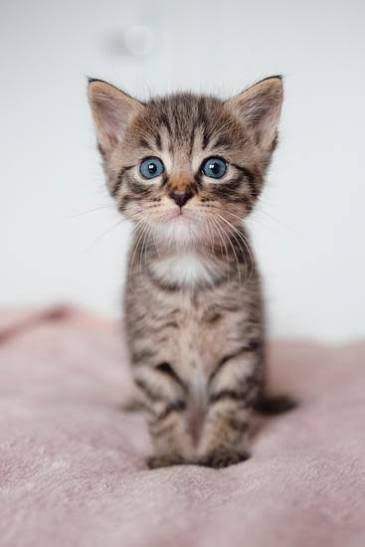
#> input picture proj/fused_cfu_with_mobilenetv2/inputs/cat.jpg, 365 x 547 px
$ python image_to_header.py ../inputs/cat.jpg ../inputs/cat.jpg
#> lines starting #> are read from the running program, lines starting #| are printed output that depends on the picture; long printed decimals are rounded
#!/usr/bin/env python3

import sys
import hashlib
from pathlib import Path
from PIL import Image

WIDTH = 224
HEIGHT = 224


def fnv1a(data):
    hash_value = 2166136261

    for value in data:
        hash_value ^= value
        hash_value = (hash_value * 16777619) & 0xFFFFFFFF

    return hash_value


def image_to_header(input_file, output_file):

#> called with input_file = '../inputs/cat.jpg', output_file = '../inputs/cat.jpg'
    print("========================================")
    print(" MobileNetV2 Image Preprocessing")
    print("========================================")

    print("Input image :", input_file)
    print("Output file :", output_file)
    print("Resize      :", f"{WIDTH}x{HEIGHT}")
    print("Format      : RGB")
    print("Interpolation: BILINEAR")

    # --------------------------------------------------
    # Load image
    # --------------------------------------------------

    image = Image.open(input_file)
#> image is the input picture: PIL image 365x547 RGB; mean R, G, B 188.5, 177.9, 177.5

    print("Original size:", image.size)
#| Original size: (365, 547)
    print("Original mode:", image.mode)
#| Original mode: RGB

    # --------------------------------------------------
    # Convert to RGB
    # --------------------------------------------------

    image = image.convert("RGB")

    # --------------------------------------------------
    # Resize to MobileNetV2 input size
    # --------------------------------------------------

    image = image.resize(
        (WIDTH, HEIGHT),
        Image.Resampling.BILINEAR
    )
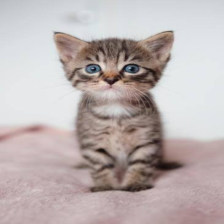
#> image: PIL image 224x224 RGB; mean R, G, B 188.5, 177.9, 177.5

    # --------------------------------------------------
    # Extract RGB bytes
    # --------------------------------------------------

    pixels = list(image.getdata())
#> pixels = 50176 items

    rgb_data = []

    for pixel in pixels:

        r, g, b = pixel

        rgb_data.extend([
            r,
            g,
            b
        ])
#> this loop made 50176 passes
#> (r, g, b) on passes 1 to 3: (185, 188, 193), (185, 188, 193), (186, 189, 194)
#> after the loop, rgb_data = 150528 items

    expected_size = WIDTH * HEIGHT * 3

    if len(rgb_data) != expected_size:

        raise RuntimeError(
            f"Wrong data size: {len(rgb_data)}, "
            f"expected {expected_size}"
        )

    # --------------------------------------------------
    # Convert to bytes
    # --------------------------------------------------

    rgb_bytes = bytes(rgb_data)

    # --------------------------------------------------
    # Statistics
    # --------------------------------------------------

    rgb_min = min(rgb_data)
#> rgb_min = 7
    rgb_max = max(rgb_data)
#> rgb_max = 238

    rgb_sum = sum(rgb_data)
#> rgb_sum = 27294000

    rgb_mean_scaled = (
        rgb_sum * 1000000
    ) // len(rgb_data)
#> rgb_mean_scaled = 181321747

    rgb_sha256 = hashlib.sha256(
        rgb_bytes
    ).hexdigest()

    rgb_fnv1a = fnv1a(rgb_data)
#> the loop in fnv1a, `for value in data:` made 150528 passes
#> (value, hash_value) on passes 1 to 3: (185, 3154897460), (188, 2395091992), (193, 2495164827)
#> after the loop in fnv1a, `for value in data:`: hash_value = 791621377
#> rgb_fnv1a = 791621377

    # --------------------------------------------------
    # Print image information
    # --------------------------------------------------

    print()
    print("========== RGB IMAGE ==========")

    print(
        "Shape       :",
        f"{WIDTH} x {HEIGHT} x 3"
    )

    print(
        "Total bytes :",
        len(rgb_data)
    )
#| Total bytes : 150528

    print(
        "Min         :",
        rgb_min
    )
#| Min         : 7

    print(
        "Max         :",
        rgb_max
    )
#| Max         : 238

    print(
        "Mean        :",
        f"{rgb_mean_scaled // 1000000}."
        f"{rgb_mean_scaled % 1000000:06d}"
    )
#| Mean        : 181.322

    print(
        "SHA256      :",
        rgb_sha256
    )
#| SHA256      : 19c4994c413f98411fbf4fd2ad20644299d8e13df6bdb10b460e552194e9a53c

    print(
        "FNV1a       :",
        f"0x{rgb_fnv1a:08x}"
    )
#> (printed output is left out)

    # --------------------------------------------------
    # First bytes
    # --------------------------------------------------

    print()
    print("First 30 RGB bytes:")

    print(rgb_data[:30])
#| [185, 188, 193, 185, 188, 193, 186, 189, 194, 186, 189, 194, 187, 190, 195, 186, 189, 194, 186, 189, 194, 187, 190, 195, 188, 191, 196, 188, 191, 196]

    # --------------------------------------------------
    # First pixels
    # --------------------------------------------------

    print()
    print("First 10 RGB pixels:")

    for i in range(10):

        p = i * 3

        print(
            f"Pixel {i:2d}: "
            f"R={rgb_data[p]} "
            f"G={rgb_data[p + 1]} "
            f"B={rgb_data[p + 2]}"
        )
#> this loop made 10 passes
#| Pixel  0: R=185 G=188 B=193
#| Pixel  1: R=185 G=188 B=193
#| Pixel  2: R=186 G=189 B=194
#| Pixel  3: R=186 G=189 B=194
#| Pixel  4: R=187 G=190 B=195
#| Pixel  5: R=186 G=189 B=194
#| Pixel  6: R=186 G=189 B=194
#| Pixel  7: R=187 G=190 B=195
#> (further printed lines are left out)

    # --------------------------------------------------
    # Generate C header
    #
    # IMPORTANT:
    #
    # The model expects:
    #
    # UINT8 [0,255]
    #
    # Therefore we DO NOT modify the RGB values.
    # --------------------------------------------------

    output_path = Path(output_file)

    with open(output_path, "w") as f:

        f.write(
            "#ifndef CAT_IMAGE_H\n"
        )

        f.write(
            "#define CAT_IMAGE_H\n\n"
        )

        f.write(
            "#include <stdint.h>\n\n"
        )

        f.write(
            "/*\n"
            " * MobileNetV2 a0.35 INT8 input image.\n"
            " *\n"
            " * External model input:\n"
            " *   UINT8 [1,224,224,3]\n"
            " *\n"
            " * Raw RGB bytes are stored unchanged.\n"
            " * The TFLite model performs the internal\n"
            " * quantization itself.\n"
            " */\n"
        )

        f.write(
            "static const unsigned char cat_image[] = {\n"
        )

        for i in range(
            0,
            len(rgb_data),
            12
        ):

            chunk = rgb_data[
                i:i + 12
            ]

            f.write("    ")

            f.write(
                ", ".join(
                    f"0x{value:02x}"
                    for value in chunk
                )
            )

            f.write(",\n")
#> this loop made 12544 passes
#> (i, chunk) on passes 2 to 4: (12, [187, 190, 195, 186, 189, 194, 186, 189, 194, 187, 190, 195]), (24, [188, 191, 196, 188, 191, 196, 189, 192, 197, 190, 193, 198]), (36, [191, 194, 199, 191, 194, 199, 191, 194, 199, 191, 194, 199])

        f.write(
            "};\n\n"
        )

        f.write(
            "static const unsigned int "
            "cat_image_len = "
            f"{len(rgb_data)};\n\n"
        )

        f.write(
            "#endif\n"
        )

    # --------------------------------------------------
    # Generate DAT file
    #
    # This contains the EXACT SAME raw RGB bytes.
    # --------------------------------------------------

    dat_file = output_path.with_suffix(".dat")

    with open(
        dat_file,
        "wb"
    ) as f:

        f.write(rgb_bytes)

    # --------------------------------------------------
    # Final information
    # --------------------------------------------------

    print()
    print("========== OUTPUT FILES ==========")

    print(
        "Header:",
        output_file
    )

    print(
        "DAT   :",
        dat_file
    )

    print()
    print("Generated successfully.")

    print(
        "Bytes   :",
        len(rgb_data)
    )
#| Bytes   : 150528

    print(
        "Expected:",
        expected_size
    )

    print()
    print("Verification:")

    print(
        "  RGB values      : 0..255"
    )

    print(
        "  Resolution      : 224x224"
    )

    print(
        "  Channels        : RGB"
    )

    print(
        "  Total RGB bytes :",
        len(rgb_data)
    )
#|   Total RGB bytes : 150528

    print(
        "  SHA256          :",
        rgb_sha256
    )
#|   SHA256          : 19c4994c413f98411fbf4fd2ad20644299d8e13df6bdb10b460e552194e9a53c

    print(
        "  FNV1a            :",
        f"0x{rgb_fnv1a:08x}"
    )
#> (printed output is left out)


if __name__ == "__main__":

    if len(sys.argv) != 3:

        print(
            "Usage:\n"
            "  python3 image_to_header.py "
            "<input.jpg> <output.h>"
        )

        sys.exit(1)

    image_to_header(
        sys.argv[1],
        sys.argv[2]
    )
